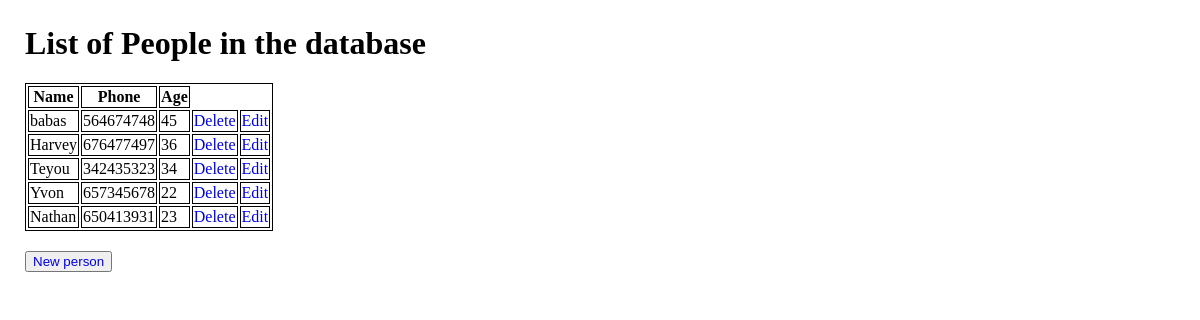
The app's page /, older data.
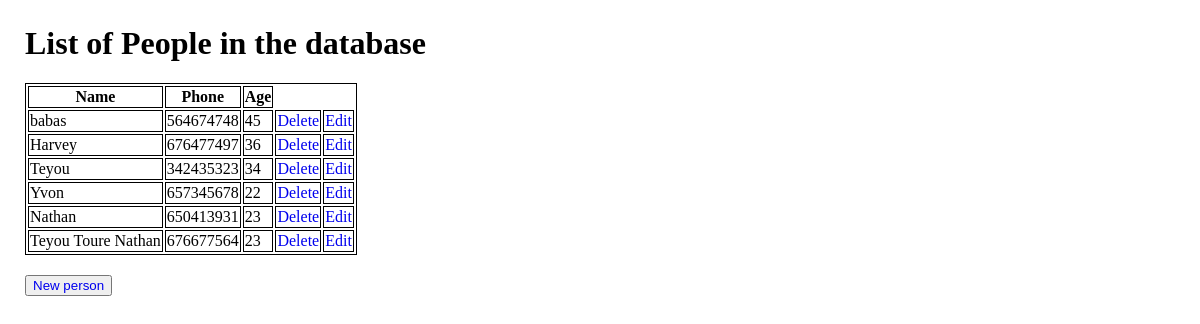
The same page, newer data.
### crud/models.py (models this page shows)
class Person(models.Model):
    name = models.CharField(max_length=200)
    phone = models.CharField(max_length=15)
    age = models.IntegerField()

### crud/views.py (the view)
# urls.py: url(r'^$', 'crud.views.index', name='index'),
def index(request):
    people = Person.objects.all();
    return render_to_response('crud/index.html',{'people':people})

### crud/templates/crud/index.html
{% extends "crud/base.html" %}
{% block content %}
    {% if people %}
        <h1>List of People in the database</h1>
        <table>
            <tr>
                <th>Name</th>
                <th>Phone</th>
                <th>Age</th>
            </tr>
        {% for person in people %}
            <tr>
                <td>{{ person.name }}</td>
                <td>{{ person.phone }}</td>
                <td>{{ person.age }}</td>
                <td><a href="/delete/{{ person.id }}">Delete</a></td>
                <td><a href="/edit/{{ person.id }}">Edit</a></td>
            </tr>
        {% endfor %}
        </table>
    {% else %}
    <p>No, people in the database</p>
    {% endif %}
    <button type="button"><a href="/insert">New person</a></button>
{% endblock %}

Row changes from the older to the newer data that the page shows:
added Person: name "Teyou Toure Nathan", phone "676677564", age "23"
